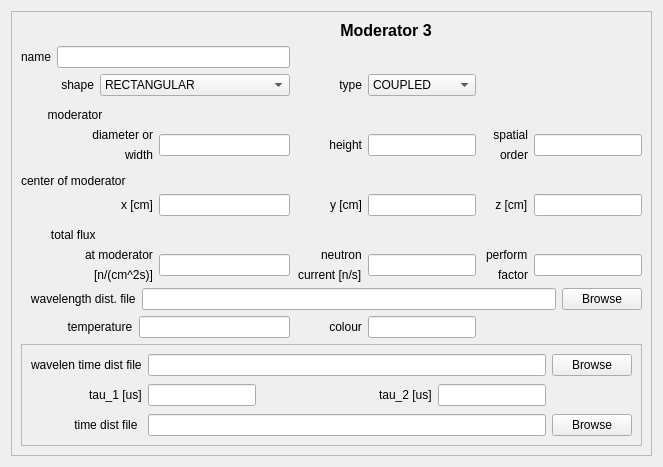
        <widget class="QWidget" name="ModWin_3" native="true">
         <layout class="QVBoxLayout" name="verticalLayout">
          <item>
           <widget class="QFrame" name="frame_19">
            <property name="frameShape">
             <enum>QFrame::StyledPanel</enum>
            </property>
            <property name="frameShadow">
             <enum>QFrame::Raised</enum>
            </property>
            <layout class="QGridLayout" name="gridLayout_18">
             <item row="0" column="3">
              <widget class="QLabel" name="label_91">
               <property name="font">
                <font>
                 <pointsize>12</pointsize>
                 <weight>75</weight>
                 <bold>true</bold>
                </font>
               </property>
               <property name="text">
                <string>Moderator 3</string>
               </property>
               <property name="alignment">
                <set>Qt::AlignCenter</set>
               </property>
              </widget>
             </item>
             <item row="1" column="0" colspan="3">
              <layout class="QFormLayout" name="formLayout_19">
               <item row="0" column="0">
                <widget class="QLabel" name="label_110">
                 <property name="text">
                  <string>name</string>
                 </property>
                </widget>
               </item>
               <item row="0" column="1">
                <widget class="QLineEdit" name="ModName_3"/>
               </item>
              </layout>
             </item>
             <item row="2" column="0" colspan="3">
              <layout class="QFormLayout" name="formLayout_20">
               <item row="0" column="0">
                <widget class="QLabel" name="label_112">
                 <property name="text">
                  <string>            shape</string>
                 </property>
                 <property name="alignment">
                  <set>Qt::AlignRight|Qt::AlignTrailing|Qt::AlignVCenter</set>
                 </property>
                </widget>
               </item>
               <item row="0" column="1">
                <widget class="QComboBox" name="eShape_3">
                 <property name="sizePolicy">
                  <sizepolicy hsizetype="MinimumExpanding" vsizetype="Fixed">
                   <horstretch>0</horstretch>
                   <verstretch>0</verstretch>
                  </sizepolicy>
                 </property>
                 <item>
                  <property name="text">
                   <string>RECTANGULAR</string>
                  </property>
                 </item>
                 <item>
                  <property name="text">
                   <string>CIRCULAR</string>
                  </property>
                 </item>
                </widget>
               </item>
              </layout>
             </item>
             <item row="2" column="3">
              <layout class="QFormLayout" name="formLayout_18">
               <item row="0" column="0">
                <widget class="QLabel" name="label_107">
                 <property name="text">
                  <string>             type</string>
                 </property>
                </widget>
               </item>
               <item row="0" column="1">
                <widget class="QComboBox" name="eType_3">
                 <property name="sizePolicy">
                  <sizepolicy hsizetype="MinimumExpanding" vsizetype="Fixed">
                   <horstretch>0</horstretch>
                   <verstretch>0</verstretch>
                  </sizepolicy>
                 </property>
                 <item>
                  <property name="text">
                   <string>COUPLED</string>
                  </property>
                 </item>
                 <item>
                  <property name="text">
                   <string>DECOUPLED</string>
                  </property>
                 </item>
                 <item>
                  <property name="text">
                   <string>POISONED</string>
                  </property>
                 </item>
                </widget>
               </item>
              </layout>
             </item>
             <item row="3" column="0">
              <widget class="QLabel" name="label_92">
               <property name="text">
                <string>        moderator</string>
               </property>
               <property name="alignment">
                <set>Qt::AlignBottom|Qt::AlignLeading|Qt::AlignLeft</set>
               </property>
              </widget>
             </item>
             <item row="3" column="1" colspan="2">
              <spacer name="horizontalSpacer_13">
               <property name="orientation">
                <enum>Qt::Horizontal</enum>
               </property>
               <property name="sizeHint" stdset="0">
                <size>
                 <width>164</width>
                 <height>20</height>
                </size>
               </property>
              </spacer>
             </item>
             <item row="4" column="0" colspan="3">
              <layout class="QGridLayout" name="gridLayout_43">
               <item row="0" column="0" alignment="Qt::AlignRight">
                <widget class="QLabel" name="label_102">
                 <property name="text">
                  <string>diameter or</string>
                 </property>
                 <property name="alignment">
                  <set>Qt::AlignBottom|Qt::AlignRight|Qt::AlignTrailing</set>
                 </property>
                </widget>
               </item>
               <item row="0" column="1" rowspan="2">
                <widget class="QLineEdit" name="Width_3">
                 <property name="sizePolicy">
                  <sizepolicy hsizetype="Preferred" vsizetype="Fixed">
                   <horstretch>0</horstretch>
                   <verstretch>0</verstretch>
                  </sizepolicy>
                 </property>
                </widget>
               </item>
               <item row="1" column="0" alignment="Qt::AlignRight">
                <widget class="QLabel" name="label_103">
                 <property name="text">
                  <string>width</string>
                 </property>
                 <property name="alignment">
                  <set>Qt::AlignRight|Qt::AlignTop|Qt::AlignTrailing</set>
                 </property>
                </widget>
               </item>
              </layout>
             </item>
             <item row="4" column="3">
              <layout class="QGridLayout" name="gridLayout_47">
               <item row="0" column="1" rowspan="2">
                <widget class="QLineEdit" name="Hight_3">
                 <property name="sizePolicy">
                  <sizepolicy hsizetype="Preferred" vsizetype="Fixed">
                   <horstretch>0</horstretch>
                   <verstretch>0</verstretch>
                  </sizepolicy>
                 </property>
                </widget>
               </item>
               <item row="0" column="0" rowspan="2">
                <widget class="QLabel" name="label_111">
                 <property name="text">
                  <string>height</string>
                 </property>
                 <property name="alignment">
                  <set>Qt::AlignRight|Qt::AlignTrailing|Qt::AlignVCenter</set>
                 </property>
                </widget>
               </item>
              </layout>
             </item>
             <item row="4" column="4">
              <layout class="QGridLayout" name="gridLayout_41">
               <item row="0" column="0" alignment="Qt::AlignRight">
                <widget class="QLabel" name="label_99">
                 <property name="text">
                  <string>spatial</string>
                 </property>
                 <property name="alignment">
                  <set>Qt::AlignBottom|Qt::AlignRight|Qt::AlignTrailing</set>
                 </property>
                </widget>
               </item>
               <item row="0" column="1" rowspan="2">
                <widget class="QLineEdit" name="Order_3">
                 <property name="sizePolicy">
                  <sizepolicy hsizetype="Preferred" vsizetype="Fixed">
                   <horstretch>0</horstretch>
                   <verstretch>0</verstretch>
                  </sizepolicy>
                 </property>
                </widget>
               </item>
               <item row="1" column="0" alignment="Qt::AlignRight">
                <widget class="QLabel" name="label_100">
                 <property name="text">
                  <string>order</string>
                 </property>
                 <property name="alignment">
                  <set>Qt::AlignRight|Qt::AlignTop|Qt::AlignTrailing</set>
                 </property>
                </widget>
               </item>
              </layout>
             </item>
             <item row="5" column="0" colspan="2">
              <widget class="QLabel" name="label_98">
               <property name="text">
                <string>center of moderator</string>
               </property>
               <property name="alignment">
                <set>Qt::AlignBottom|Qt::AlignLeading|Qt::AlignLeft</set>
               </property>
              </widget>
             </item>
             <item row="5" column="2">
              <spacer name="horizontalSpacer_16">
               <property name="orientation">
                <enum>Qt::Horizontal</enum>
               </property>
               <property name="sizeHint" stdset="0">
                <size>
                 <width>133</width>
                 <height>20</height>
                </size>
               </property>
              </spacer>
             </item>
             <item row="6" column="0" colspan="3">
              <layout class="QGridLayout" name="gridLayout_45">
               <item row="0" column="1" rowspan="2">
                <widget class="QLineEdit" name="CntrX_3">
                 <property name="sizePolicy">
                  <sizepolicy hsizetype="Preferred" vsizetype="Fixed">
                   <horstretch>0</horstretch>
                   <verstretch>0</verstretch>
                  </sizepolicy>
                 </property>
                </widget>
               </item>
               <item row="0" column="0" rowspan="2">
                <widget class="QLabel" name="label_106">
                 <property name="text">
                  <string>           x [cm]</string>
                 </property>
                 <property name="alignment">
                  <set>Qt::AlignRight|Qt::AlignTrailing|Qt::AlignVCenter</set>
                 </property>
                </widget>
               </item>
              </layout>
             </item>
             <item row="6" column="3">
              <layout class="QGridLayout" name="gridLayout_46">
               <item row="0" column="1" rowspan="2">
                <widget class="QLineEdit" name="CntrY_3">
                 <property name="sizePolicy">
                  <sizepolicy hsizetype="Preferred" vsizetype="Fixed">
                   <horstretch>0</horstretch>
                   <verstretch>0</verstretch>
                  </sizepolicy>
                 </property>
                </widget>
               </item>
               <item row="0" column="0" rowspan="2">
                <widget class="QLabel" name="label_109">
                 <property name="text">
                  <string>y [cm]</string>
                 </property>
                 <property name="alignment">
                  <set>Qt::AlignRight|Qt::AlignTrailing|Qt::AlignVCenter</set>
                 </property>
                </widget>
               </item>
              </layout>
             </item>
             <item row="6" column="4">
              <layout class="QGridLayout" name="gridLayout_42">
               <item row="0" column="1" rowspan="2">
                <widget class="QLineEdit" name="CntrZ_3">
                 <property name="sizePolicy">
                  <sizepolicy hsizetype="Preferred" vsizetype="Fixed">
                   <horstretch>0</horstretch>
                   <verstretch>0</verstretch>
                  </sizepolicy>
                 </property>
                </widget>
               </item>
               <item row="0" column="0" rowspan="2" alignment="Qt::AlignRight">
                <widget class="QLabel" name="label_101">
                 <property name="text">
                  <string>    z [cm]</string>
                 </property>
                </widget>
               </item>
              </layout>
             </item>
             <item row="7" column="0">
              <widget class="QLabel" name="label_93">
               <property name="text">
                <string>         total flux</string>
               </property>
               <property name="alignment">
                <set>Qt::AlignBottom|Qt::AlignLeading|Qt::AlignLeft</set>
               </property>
              </widget>
             </item>
             <item row="7" column="2">
              <spacer name="horizontalSpacer_15">
               <property name="orientation">
                <enum>Qt::Horizontal</enum>
               </property>
               <property name="sizeHint" stdset="0">
                <size>
                 <width>133</width>
                 <height>20</height>
                </size>
               </property>
              </spacer>
             </item>
             <item row="8" column="0" colspan="3">
              <layout class="QGridLayout" name="gridLayout_44">
               <item row="0" column="0" alignment="Qt::AlignRight">
                <widget class="QLabel" name="label_104">
                 <property name="text">
                  <string>at moderator</string>
                 </property>
                </widget>
               </item>
               <item row="0" column="1" rowspan="2">
                <widget class="QLineEdit" name="Flux_3">
                 <property name="sizePolicy">
                  <sizepolicy hsizetype="Preferred" vsizetype="Fixed">
                   <horstretch>0</horstretch>
                   <verstretch>0</verstretch>
                  </sizepolicy>
                 </property>
                </widget>
               </item>
               <item row="1" column="0" alignment="Qt::AlignRight">
                <widget class="QLabel" name="label_105">
                 <property name="text">
                  <string>[n/(cm^2s)]</string>
                 </property>
                </widget>
               </item>
              </layout>
             </item>
             <item row="8" column="3">
              <layout class="QGridLayout" name="gridLayout_39">
               <item row="0" column="0" alignment="Qt::AlignRight">
                <widget class="QLabel" name="label_89">
                 <property name="text">
                  <string>neutron</string>
                 </property>
                </widget>
               </item>
               <item row="0" column="1" rowspan="2">
                <widget class="QLineEdit" name="Current_3">
                 <property name="sizePolicy">
                  <sizepolicy hsizetype="Preferred" vsizetype="Fixed">
                   <horstretch>0</horstretch>
                   <verstretch>0</verstretch>
                  </sizepolicy>
                 </property>
                </widget>
               </item>
               <item row="1" column="0" alignment="Qt::AlignRight">
                <widget class="QLabel" name="label_90">
                 <property name="text">
                  <string>current [n/s]</string>
                 </property>
                </widget>
               </item>
              </layout>
             </item>
             <item row="8" column="4">
              <layout class="QGridLayout" name="gridLayout_38">
               <item row="0" column="0" alignment="Qt::AlignRight">
                <widget class="QLabel" name="label_86">
                 <property name="text">
                  <string>perform</string>
                 </property>
                </widget>
               </item>
               <item row="0" column="1" rowspan="2">
                <widget class="QLineEdit" name="PfmFact_3">
                 <property name="sizePolicy">
                  <sizepolicy hsizetype="Preferred" vsizetype="Fixed">
                   <horstretch>0</horstretch>
                   <verstretch>0</verstretch>
                  </sizepolicy>
                 </property>
                </widget>
               </item>
               <item row="1" column="0" alignment="Qt::AlignRight">
                <widget class="QLabel" name="label_87">
                 <property name="text">
                  <string>factor</string>
                 </property>
                </widget>
               </item>
              </layout>
             </item>
             <item row="9" column="0" colspan="5">
              <layout class="QHBoxLayout" name="horizontalLayout_4">
               <item>
                <widget class="QLabel" name="label_108">
                 <property name="text">
                  <string>   wavelength dist. file</string>
                 </property>
                </widget>
               </item>
               <item>
                <widget class="QLineEdit" name="LmbdFile_3"/>
               </item>
               <item>
                <widget class="QPushButton" name="Browse_WFile_3">
                 <property name="text">
                  <string>Browse</string>
                 </property>
                </widget>
               </item>
              </layout>
             </item>
             <item row="10" column="0" colspan="3">
              <layout class="QFormLayout" name="formLayout_13">
               <item row="0" column="0">
                <widget class="QLabel" name="label_85">
                 <property name="text">
                  <string>              temperature</string>
                 </property>
                </widget>
               </item>
               <item row="0" column="1">
                <widget class="QLineEdit" name="Temp_3">
                 <property name="sizePolicy">
                  <sizepolicy hsizetype="Preferred" vsizetype="Fixed">
                   <horstretch>0</horstretch>
                   <verstretch>0</verstretch>
                  </sizepolicy>
                 </property>
                </widget>
               </item>
              </layout>
             </item>
             <item row="10" column="3">
              <layout class="QFormLayout" name="formLayout_14">
               <item row="0" column="0">
                <widget class="QLabel" name="label_88">
                 <property name="text">
                  <string>          colour</string>
                 </property>
                </widget>
               </item>
               <item row="0" column="1">
                <widget class="QLineEdit" name="Color_3">
                 <property name="sizePolicy">
                  <sizepolicy hsizetype="Preferred" vsizetype="Fixed">
                   <horstretch>0</horstretch>
                   <verstretch>0</verstretch>
                  </sizepolicy>
                 </property>
                </widget>
               </item>
              </layout>
             </item>
             <item row="11" column="0" colspan="5">
              <widget class="QFrame" name="frame_4">
               <property name="frameShape">
                <enum>QFrame::StyledPanel</enum>
               </property>
               <property name="frameShadow">
                <enum>QFrame::Raised</enum>
               </property>
               <layout class="QGridLayout" name="gridLayout_40">
                <item row="0" column="0">
                 <widget class="QLabel" name="label_94">
                  <property name="text">
                   <string>wavelen time dist file</string>
                  </property>
                 </widget>
                </item>
                <item row="3" column="1" colspan="4">
                 <widget class="QLineEdit" name="TimeFile_3"/>
                </item>
                <item row="0" column="1" colspan="4">
                 <widget class="QLineEdit" name="L_T_File_3"/>
                </item>
                <item row="1" column="1" rowspan="2">
                 <widget class="QLineEdit" name="tau_1_3">
                  <property name="sizePolicy">
                   <sizepolicy hsizetype="Preferred" vsizetype="Fixed">
                    <horstretch>0</horstretch>
                    <verstretch>0</verstretch>
                   </sizepolicy>
                  </property>
                 </widget>
                </item>
                <item row="3" column="5">
                 <widget class="QPushButton" name="Browse_TFile_3">
                  <property name="text">
                   <string>Browse</string>
                  </property>
                 </widget>
                </item>
                <item row="3" column="0">
                 <widget class="QLabel" name="label_95">
                  <property name="text">
                   <string>             time dist file</string>
                  </property>
                 </widget>
                </item>
                <item row="1" column="4" rowspan="2">
                 <widget class="QLineEdit" name="tau_2_3">
                  <property name="sizePolicy">
                   <sizepolicy hsizetype="Preferred" vsizetype="Fixed">
                    <horstretch>0</horstretch>
                    <verstretch>0</verstretch>
                   </sizepolicy>
                  </property>
                  <property name="text">
                   <string/>
                  </property>
                 </widget>
                </item>
                <item row="1" column="2">
                 <spacer name="horizontalSpacer_14">
                  <property name="orientation">
                   <enum>Qt::Horizontal</enum>
                  </property>
                  <property name="sizeHint" stdset="0">
                   <size>
                    <width>40</width>
                    <height>20</height>
                   </size>
                  </property>
                 </spacer>
                </item>
                <item row="1" column="3" rowspan="2">
                 <widget class="QLabel" name="label_96">
                  <property name="text">
                   <string>tau_2 [us]</string>
                  </property>
                 </widget>
                </item>
                <item row="1" column="0" rowspan="2" alignment="Qt::AlignRight">
                 <widget class="QLabel" name="label_97">
                  <property name="text">
                   <string>tau_1 [us]</string>
                  </property>
                 </widget>
                </item>
                <item row="0" column="5">
                 <widget class="QPushButton" name="Browse_L_T_3">
                  <property name="text">
                   <string>Browse</string>
                  </property>
                 </widget>
                </item>
               </layout>
              </widget>
             </item>
            </layout>
           </widget>
          </item>
         </layout>
        </widget>
